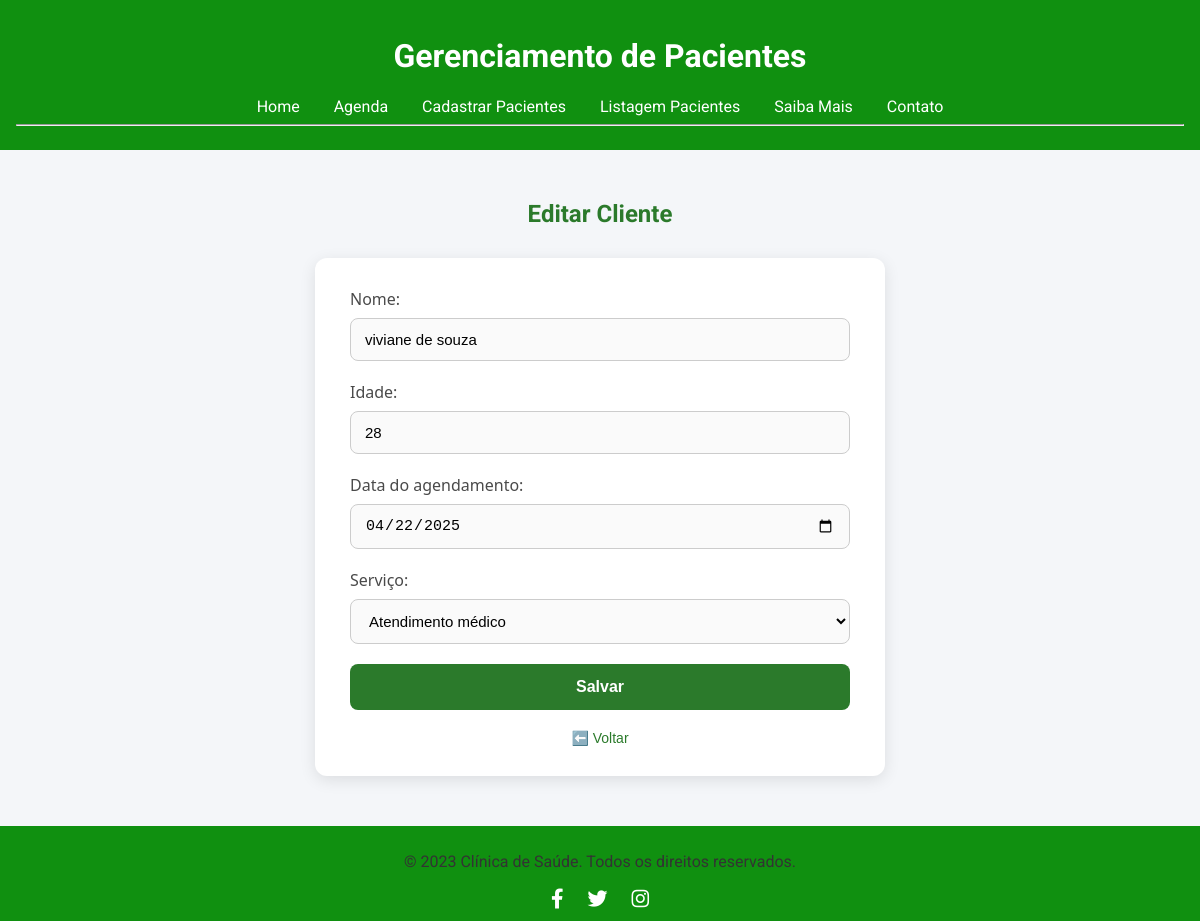
Screenshot of /editar/15 with the database file from the repository.
### tables this page shows
CREATE TABLE clientes (
            id INTEGER PRIMARY KEY AUTOINCREMENT,
            nome TEXT NOT NULL,
            idade TEXT NOT NULL,
            data_cadastro TEXT NOT NULL  
        , servico TEXT);

### app.py (the view, shortened to what this page needs)
@app.route('/editar/<int:index>', methods=['GET', 'POST'])
def editar(index):
    conn = get_db_connection()
    cliente = conn.execute('SELECT * FROM clientes WHERE id = ?', (index,)).fetchone()
    conn.close()
    return render_template('form.html', titulo='Editar Cliente', cliente=cliente)

### app.py (called while the page is built)
def get_db_connection():
    conn = sqlite3.connect('database.db')
    conn.row_factory = sqlite3.Row
    return conn

### Templates/form.html (shortened to what this page needs)
{% extends 'base.html' %}
{% block conteudo %}
    <h2>{{ titulo }}</h2>
    <form method="post">
        <label for="nome">Nome:</label>
        <input type="text" id="nome" name="nome" value="{{ cliente.nome if cliente else '' }}" required>
        <label for="idade">Idade:</label>
        <input type="text" id="idade" name="idade" value="{{ cliente.idade if cliente else '' }}" required>
        <label for="data_cadastro">Data do agendamento:</label>
        <input type="date" id="data_cadastro" name="data_cadastro" value="{{ cliente.data_cadastro if cliente else '' }}" required>
        <label for="servico">Serviço:</label>
        <select id="servico" name="servico" required>
            <option value="Atendimento médico">Atendimento médico</option>
        </select>
        <button type="submit">Salvar</button>
        <a href="{{ request.referrer or url_for('index') }}" class="back-link" title="Voltar para página anterior" style="text-decoration: none">⬅️ Voltar</a>
{% endblock %}

### Templates/base.html (style rules this page uses)
html, body { font-family: Arial, sans-serif; height: 100%; margin: 0; padding: 0; background-color: #f4f4f9; color: #333; display: flex; flex-direction: column; }
input[type="text"], input[type="number"] { width: 100%; padding: 10px; border: 1px solid #ccc; border-radius: 4px; }
button { background: #28a745; color: white; padding: 10px 15px; border: none; border-radius: 4px; cursor: pointer; }
form { max-width: 600px; margin: auto; padding: 30px; background-color: #f9f9f9; border-radius: 12px; box-shadow: 0 4px 12px rgba(0,0,0,0.15); font-family: Arial, sans-serif; text-align: center; }

### Templates/form.html (style rules this page uses)
body { font-family: 'Roboto', sans-serif; background-color: #f4f6f9; margin: 0; padding: 0; }
h2, h3 { text-align: center; color: #2b7a2b; font-weight: 700; margin-top: 30px; }
form { max-width: 500px; margin: 30px auto; padding: 30px 35px; background-color: #ffffff; border-radius: 12px; box-shadow: 0 4px 16px rgba(0, 0, 0, 0.1); }
label { display: block; margin-bottom: 8px; font-weight: 500; color: #333; font-size: 15px; text-align: left; font-family: 'Segoe UI', Tahoma, Geneva, Verdana, sans-serif; font-size: 16px; color: #4a4a4a; }
input[type="text"], input[type="date"], select { width: 100%; padding: 12px 14px; margin: 0 0 20px 0; border: 1px solid #ccc; border-radius: 8px; font-size: 15px; background-color: #fafafa; transition: border-color 0.3s ease, box-shadow 0.2s ease; box-sizing: border-box; display: block; }
button { width: 100%; padding: 14px; background-color: #2b7a2b; color: #fff; font-size: 16px; font-weight: 600; border: none; border-radius: 8px; cursor: pointer; transition: background-color 0.3s ease; }
.back-link { display: block; margin-top: 20px; text-align: center; color: #2b7a2b; font-size: 14px; font-weight: 500; text-decoration: none; }

### rows the page displays
clientes: nome "viviane de souza", idade "28", data_cadastro "04/22/2025"

### other values shown
{{ titulo }} "Editar Cliente"
